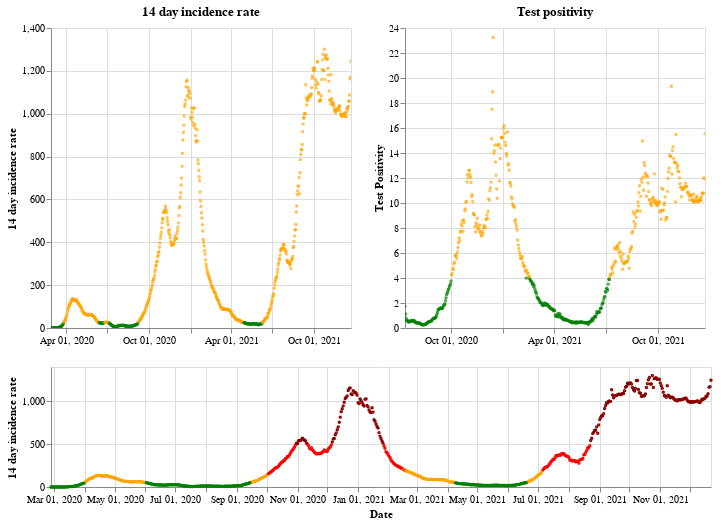

Notebook cell for this chart:
### Markdown cell above
## Wales

### Code cell
plot_traffic_light('Wales')

### Figure 1 — Vega-Lite specification as saved in the notebook (floating-point values rounded to 4 significant figures; data arrays with more than 128 entries replaced by an {"elided": "..."} marker saying what was removed)
{"config": {"view": {"continuousWidth": 400, "continuousHeight": 300}}, "vconcat": [{"hconcat": [{"mark": {"type": "point", "size": 2}, "encoding": {"color": {"condition": {"value": "green", "test": "(datum.twoWeeklyCasesRate <= 25)"}, "value": "orange"}, "tooltip": [{"type": "nominal", "field": "areaName"}, {"type": "temporal", "field": "date"}, {"type": "quantitative", "field": "twoWeeklyCasesRate"}, {"type": "quantitative", "field": "testPositivity"}], "x": {"type": "temporal", "axis": {"title": ""}, "field": "date", "scale": {"domain": {"selection": "DateBrush"}}, "timeUnit": "yearmonthdate"}, "y": {"type": "quantitative", "axis": {"title": "14 day incidence rate"}, "field": "twoWeeklyCasesRate"}}, "title": "14 day incidence rate", "width": 300}, {"mark": {"type": "point", "size": 2}, "encoding": {"color": {"condition": {"value": "green", "test": "(datum.testPositivity <= 4)"}, "value": "orange"}, "tooltip": [{"type": "nominal", "field": "areaName"}, {"type": "temporal", "field": "date"}, {"type": "quantitative", "field": "twoWeeklyCasesRate"}, {"type": "quantitative", "field": "testPositivity"}], "x": {"type": "temporal", "axis": {"title": ""}, "field": "date", "scale": {"domain": {"selection": "DateBrush"}}, "timeUnit": "yearmonthdate"}, "y": {"type": "quantitative", "axis": {"title": "Test Positivity"}, "field": "testPositivity"}}, "title": "Test positivity", "width": 300}]}, {"layer": [{"mark": {"type": "point", "size": 2}, "encoding": {"color": {"condition": {"value": "orange", "test": "(((datum.testPositivity < 4) && (datum.twoWeeklyCasesRate >= 50)) && (datum.twoWeeklyCasesRate < 200))"}, "value": "red"}, "opacity": {"condition": {"value": 1, "test": "((datum.twoWeeklyCasesRate >= 50) && (datum.twoWeeklyCasesRate < 500))"}, "value": 0}, "tooltip": [{"type": "nominal", "field": "areaName"}, {"type": "temporal", "field": "date"}, {"type": "quantitative", "field": "twoWeeklyCasesRate"}, {"type": "quantitative", "field": "testPositivity"}], "x": {"type": "temporal", "axis": {"title": "Date"}, "field": "date", "timeUnit": "yearmonthdate"}, "y": {"type": "quantitative", "axis": {"title": "14 day incidence rate"}, "field": "twoWeeklyCasesRate"}}, "selection": {"DateBrush": {"type": "interval", "encodings": ["x"], "fields": ["Time"]}}}, {"mark": {"type": "point", "size": 2}, "encoding": {"color": {"value": "darkred"}, "opacity": {"condition": {"value": 1, "test": "(datum.twoWeeklyCasesRate >= 500)"}, "value": 0}, "tooltip": [{"type": "nominal", "field": "areaName"}, {"type": "temporal", "field": "date"}, {"type": "quantitative", "field": "twoWeeklyCasesRate"}, {"type": "quantitative", "field": "testPositivity"}], "x": {"type": "temporal", "axis": {"title": "Date"}, "field": "date", "timeUnit": "yearmonthdate"}, "y": {"type": "quantitative", "axis": {"title": "14 day incidence rate"}, "field": "twoWeeklyCasesRate"}}}, {"mark": {"type": "point", "size": 2}, "encoding": {"color": {"condition": {"value": "green", "test": "((datum.testPositivity < 4) && (datum.twoWeeklyCasesRate < 50))"}, "value": "orange"}, "opacity": {"condition": {"value": 1, "test": "(datum.twoWeeklyCasesRate < 50)"}, "value": 0}, "tooltip": [{"type": "nominal", "field": "areaName"}, {"type": "temporal", "field": "date"}, {"type": "quantitative", "field": "twoWeeklyCasesRate"}, {"type": "quantitative", "field": "testPositivity"}], "x": {"type": "temporal", "axis": {"title": "Date"}, "field": "date", "timeUnit": "yearmonthdate"}, "y": {"type": "quantitative", "axis": {"title": "14 day incidence rate"}, "field": "twoWeeklyCasesRate"}}}], "height": 120, "width": 660}], "data": {"name": "data-6aba658c8bcc002443bbd339814a1e3d"}, "$schema": "https://vega.github.io/schema/vega-lite/v4.8.1.json", "datasets": {"data-6aba658c8bcc002443bbd339814a1e3d": {"elided": "665 records"}}}
